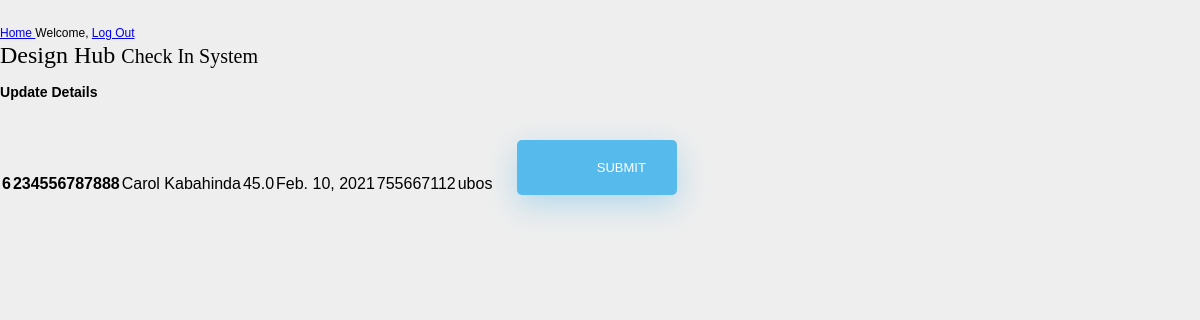
Before: /edit/6 with the older database file.
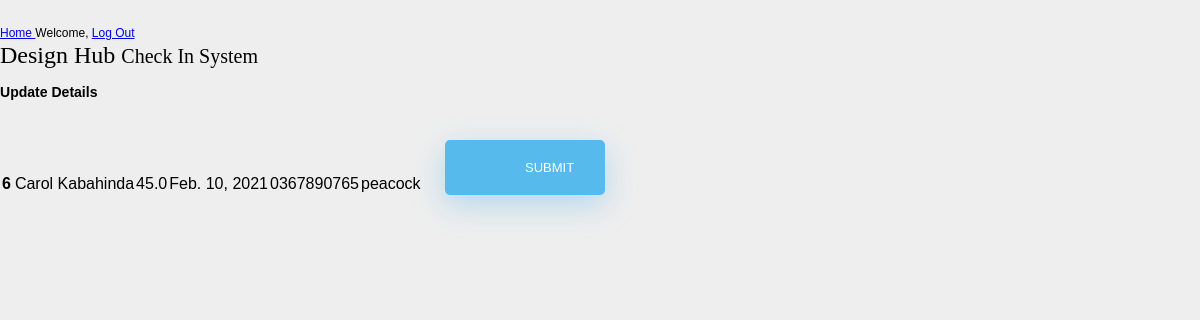
After: the same page with the newer database file.
### design_hub_app/models.py (models this page shows, shortened)
class Guest(models.Model):
    id_number = models.CharField(max_length=12, blank=True)
    name = models.CharField(max_length=55)
    temperature = models.DecimalField(max_digits=3,decimal_places=1)
    company = models.CharField(max_length=95)
    telephone_number = models.CharField(max_length=15)
    date = models.DateField(auto_now_add=True)

### design_hub_app/views.py (the view)
# urls.py: path('edit/<int:id>', views.edit),
def edit(request, id):
    guest = Guest.objects.get(id=id)
    return render(request,'design_hub_app/edit.html', {'guest':guest})

### design_hub_app/templates/design_hub_app/edit.html (shortened to what this page needs)
<!DOCTYPE html>
<html lang="en">
<head>
    {% load static %}
    <link rel="stylesheet" href="{% static 'css/style.css' %}"/>
</head>
<body class="mx-n3">
  <nav class="d-flex justify-content-end align-items-center flex-row flex-nowrap">
      <span class="mr-auto pl-5 lead">
          <a class="" href="{% url 'homepage' %}">Home </a></span>
      <span class="pr-3"> Welcome, {{ user.username }}</span>
      <span class="py-3 mr-3">
          <a class="nav-link border rounded" href="{% url 'logout' %}">Log Out
          </a>
      </span>
  </nav>
  <main class="mb-5 mx-3">
      <h1 class="text-bold jumbotron mx-n2">
          Design Hub
          <small class="lead">Check In System</small>
      </h1>
      {% if submitted %}
      <section class="px-3 py-4">
          <p class="success lead">
              submitted
          </p>
      </section>
      {% else %}
      <section class="mx-3 pl-4">
          <h3 class="py-3">Update Details </h3>
          <form action="/update/{{guest.id}}" method="POST" class="post">
              <table class="">
                  <tr>
                      <th class="px-n2">{{ guest.id }}</th>
                        <th>{{ guest.id_number }}</th>
                        <td>{{ guest.name }}</td>
                        <td>{{ guest.temperature }}</td>
                        <td>{{ guest.date }}</td>
                        <td>{{ guest.telephone_number }}</td>
                        <td>{{ guest.company }}</td>
                      <td><input type="submit" class="mt-2 btn bg-primary text-white" value="Submit"></td>
                  </tr>
              </table>
          </form>
      </section>
      {% endif %}
  </main>
</body>
</html>

Changed rows visible on the page:
changed Guest "Carol Kabahinda": telephone_number "755667112" → "0367890765"; company "ubos" → "peacock"; id_number "234556787888" → (not shown)
